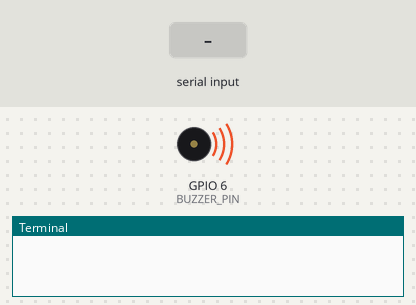
A program run on a simulated Raspberry Pi (BCM pin numbers). On the bench: buzzer (waves = sounding), the last lines printed to the terminal. The inputs (shaded band) are chosen by the test bench. At 2.8 s the program stops and its outputs stay as they are.

Above: at 1.2 s.
1.3 s: "1" typed at the terminal, then Enter
2.8 s: "0" typed at the terminal, then Enter
At 4.0 s:
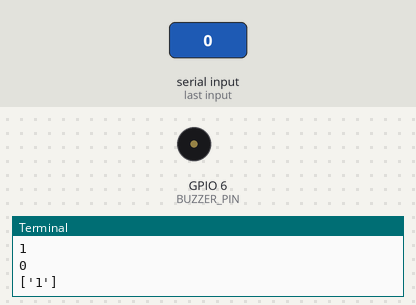
Timing chart, 0 to 4.3 s (numbered marks = the images above; inputs shaded):
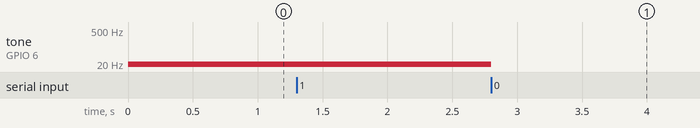

The program:

piezo_buzzer.py
```python
import RPi.GPIO as GPIO
import time

BUZZER_PIN = 6

GPIO.setmode(GPIO.BCM)
GPIO.setup(BUZZER_PIN, GPIO.OUT)

#pwm 인스턴스 생성
#주파수설정 (4옥타브 도 : 262Hz)
pwm = GPIO.PWM(BUZZER_PIN, 1)
pwm.start(50) #duty cycle (0~100)

melody = [262, 294, 330, 349, 392, 440, 494, 523]

def note(mel):
    pwm.ChangeFrequency(melody[mel])

try:
    mel_list = list(input().split())
    note_list = list(map(float, input().split()))
    print(mel_list)

    for val in range(len(mel_list)):
        if mel_list[val] == "도":
            note(0)
        elif mel_list[val] == "레":
            note(1)
        elif mel_list[val] == "미":
            note(2)
        elif mel_list[val] == "파":
            note(3)
        elif mel_list[val] == "솔":
            note(4)
        elif mel_list[val] == "라":
            note(5)
        elif mel_list[val] == "시":
            note(6)
        elif mel_list[val] == "높은도":
            note(7)
        time.sleep(note_list[val])
        pwm.ChangeFrequency(30)
        time.sleep(0.001)
#   솔 솔 라 라 솔 솔 미 솔 솔 미 미 레 솔 솔 라 라 솔 솔 미 솔 미 레 미 도
#   0.5 0.5 0.5 0.5 0.5 0.5 1 0.5 0.5 0.5 0.5 1 0.5 0.5 0.5 0.5 0.5 0.5 1 0.5 0.5 0.5 0.5 2
finally:
    pwm.stop()
    GPIO.cleanup()
```

Measured:
- after the input at 2.8 s, tone on GPIO 6 (BUZZER_PIN): 1 Hz → silent at once
